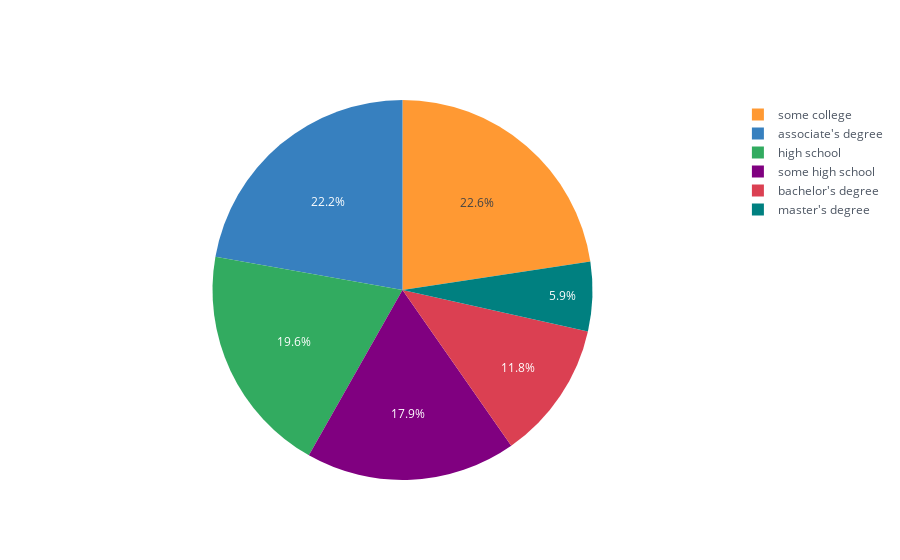

The cell this chart's notebook holds for it:
### Markdown cell above
Se hara el filtrado de datos. Para ello, se seleccionaran todos los alumnos cuya preparación para el examen se completó y además tuvieron un lunch estándar.

### Code cell
df["parental level of education"].value_counts().reset_index().iplot(kind="pie", labels="parental level of education", values="count")

### Figure 1 — Plotly figure (JSON) as saved in the notebook; plotly's stock layout.template omitted (floating-point values rounded to 4 significant figures)
{"data": [{"labels": ["some college", "associate's degree", "high school", "some high school", "bachelor's degree", "master's degree"], "marker": {"colors": ["rgba(255, 153, 51, 1.0)", "rgba(55, 128, 191, 1.0)", "rgba(50, 171, 96, 1.0)", "rgba(128, 0, 128, 1.0)", "rgba(219, 64, 82, 1.0)", "rgba(0, 128, 128, 1.0)"]}, "name": "", "type": "pie", "values": [226, 222, 196, 179, 118, 59]}], "layout": {"autosize": true, "legend": {"bgcolor": "#FFFFFF", "font": {"color": "#4D5663"}}, "paper_bgcolor": "#FFFFFF", "plot_bgcolor": "#FFFFFF", "title": {"font": {"color": "#4D5663"}}}}
